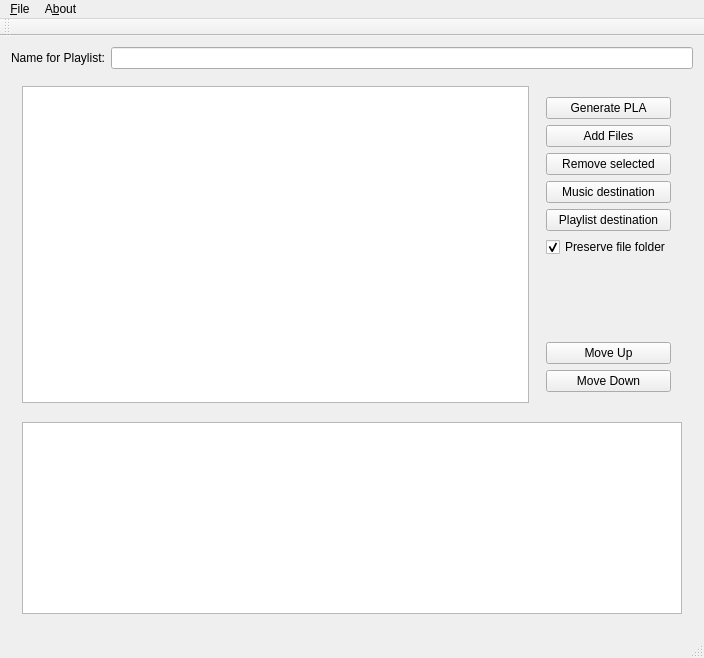
<?xml version="1.0" encoding="UTF-8"?>
<ui version="4.0">
 <class>IRiverPla</class>
 <widget class="QMainWindow" name="IRiverPla">
  <property name="geometry">
   <rect>
    <x>0</x>
    <y>0</y>
    <width>704</width>
    <height>658</height>
   </rect>
  </property>
  <property name="windowTitle">
   <string>IRiverPla</string>
  </property>
  <widget class="QWidget" name="centralWidget">
   <layout class="QVBoxLayout" name="verticalLayout_2">
    <item>
     <layout class="QHBoxLayout" name="horizontalLayout_2">
      <item>
       <widget class="QLabel" name="label">
        <property name="text">
         <string>Name for Playlist:</string>
        </property>
       </widget>
      </item>
      <item>
       <widget class="QLineEdit" name="edtPlaylistName"/>
      </item>
     </layout>
    </item>
    <item>
     <widget class="QSplitter" name="splitter_2">
      <property name="orientation">
       <enum>Qt::Vertical</enum>
      </property>
      <widget class="QWidget" name="layoutWidget">
       <layout class="QVBoxLayout" name="verticalLayout">
        <item>
         <layout class="QHBoxLayout" name="horizontalLayout">
          <item>
           <widget class="QListWidget" name="lstFiles">
            <property name="acceptDrops">
             <bool>true</bool>
            </property>
            <property name="dragEnabled">
             <bool>false</bool>
            </property>
            <property name="dragDropMode">
             <enum>QAbstractItemView::DropOnly</enum>
            </property>
            <property name="selectionMode">
             <enum>QAbstractItemView::ExtendedSelection</enum>
            </property>
            <property name="sortingEnabled">
             <bool>false</bool>
            </property>
           </widget>
          </item>
          <item>
           <widget class="QSplitter" name="splitter">
            <property name="orientation">
             <enum>Qt::Vertical</enum>
            </property>
            <widget class="QWidget" name="layoutWidget">
             <layout class="QGridLayout" name="gridLayout">
              <item row="8" column="0">
               <widget class="QPushButton" name="btnDown">
                <property name="layoutDirection">
                 <enum>Qt::LeftToRight</enum>
                </property>
                <property name="text">
                 <string>Move Down</string>
                </property>
                <property name="shortcut">
                 <string>Ctrl+Down</string>
                </property>
               </widget>
              </item>
              <item row="1" column="0">
               <widget class="QPushButton" name="btnAdd">
                <property name="text">
                 <string>Add Files</string>
                </property>
               </widget>
              </item>
              <item row="6" column="0">
               <spacer name="verticalSpacer">
                <property name="orientation">
                 <enum>Qt::Vertical</enum>
                </property>
                <property name="sizeHint" stdset="0">
                 <size>
                  <width>20</width>
                  <height>40</height>
                 </size>
                </property>
               </spacer>
              </item>
              <item row="0" column="0">
               <widget class="QPushButton" name="btnGenerate">
                <property name="text">
                 <string>Generate PLA</string>
                </property>
               </widget>
              </item>
              <item row="5" column="0">
               <widget class="QCheckBox" name="cbKeepFolder">
                <property name="toolTip">
                 <string>Preserve 1 folder level when copying music to 'Music destination'. If not checked then all music files are copied without folder level.</string>
                </property>
                <property name="text">
                 <string>Preserve file folder</string>
                </property>
                <property name="shortcut">
                 <string>Ctrl+A</string>
                </property>
                <property name="checked">
                 <bool>true</bool>
                </property>
               </widget>
              </item>
              <item row="3" column="0">
               <widget class="QPushButton" name="btnDestination">
                <property name="toolTip">
                 <string>Where you want to copy your music files</string>
                </property>
                <property name="text">
                 <string>Music destination</string>
                </property>
               </widget>
              </item>
              <item row="4" column="0">
               <widget class="QPushButton" name="btnPlaylistdestination">
                <property name="toolTip">
                 <string>Where you want the PLA playlist file to be copied</string>
                </property>
                <property name="text">
                 <string>Playlist destination</string>
                </property>
               </widget>
              </item>
              <item row="7" column="0">
               <widget class="QPushButton" name="btnUp">
                <property name="layoutDirection">
                 <enum>Qt::LeftToRight</enum>
                </property>
                <property name="text">
                 <string>Move Up</string>
                </property>
                <property name="shortcut">
                 <string>Ctrl+Up</string>
                </property>
               </widget>
              </item>
              <item row="2" column="0">
               <widget class="QPushButton" name="btnRemove">
                <property name="text">
                 <string>Remove selected</string>
                </property>
               </widget>
              </item>
             </layout>
            </widget>
           </widget>
          </item>
         </layout>
        </item>
        <item>
         <spacer name="verticalSpacer_2">
          <property name="orientation">
           <enum>Qt::Vertical</enum>
          </property>
          <property name="sizeType">
           <enum>QSizePolicy::Fixed</enum>
          </property>
          <property name="sizeHint" stdset="0">
           <size>
            <width>20</width>
            <height>13</height>
           </size>
          </property>
         </spacer>
        </item>
        <item>
         <widget class="QTextEdit" name="edtLog">
          <property name="sizePolicy">
           <sizepolicy hsizetype="Expanding" vsizetype="Fixed">
            <horstretch>0</horstretch>
            <verstretch>0</verstretch>
           </sizepolicy>
          </property>
          <property name="documentTitle">
           <string>PLA format</string>
          </property>
          <property name="readOnly">
           <bool>true</bool>
          </property>
         </widget>
        </item>
       </layout>
      </widget>
     </widget>
    </item>
   </layout>
  </widget>
  <widget class="QMenuBar" name="menuBar">
   <property name="geometry">
    <rect>
     <x>0</x>
     <y>0</y>
     <width>704</width>
     <height>20</height>
    </rect>
   </property>
   <widget class="QMenu" name="menu_File">
    <property name="title">
     <string>&amp;File</string>
    </property>
    <addaction name="action_Add_to_playlist"/>
    <addaction name="actionRemove"/>
    <addaction name="action_Destination"/>
    <addaction name="actionMusic_destination"/>
    <addaction name="actionGenerate"/>
    <addaction name="separator"/>
    <addaction name="action_Quit"/>
   </widget>
   <widget class="QMenu" name="menuA_bout">
    <property name="title">
     <string>A&amp;bout</string>
    </property>
    <addaction name="actionShow_Log"/>
    <addaction name="actionIriver_Plus"/>
   </widget>
   <addaction name="menu_File"/>
   <addaction name="menuA_bout"/>
  </widget>
  <widget class="QToolBar" name="mainToolBar">
   <attribute name="toolBarArea">
    <enum>TopToolBarArea</enum>
   </attribute>
   <attribute name="toolBarBreak">
    <bool>false</bool>
   </attribute>
  </widget>
  <widget class="QStatusBar" name="statusBar"/>
  <action name="action_Add_to_playlist">
   <property name="text">
    <string>Add to playlist</string>
   </property>
   <property name="shortcut">
    <string>Ctrl+F</string>
   </property>
  </action>
  <action name="action_Destination">
   <property name="text">
    <string>Playlist Destination</string>
   </property>
   <property name="shortcut">
    <string>Ctrl+P</string>
   </property>
  </action>
  <action name="action_Quit">
   <property name="text">
    <string>Quit</string>
   </property>
   <property name="shortcut">
    <string>Ctrl+Q</string>
   </property>
  </action>
  <action name="actionIriver_Plus">
   <property name="text">
    <string>iriver&amp;Plus</string>
   </property>
   <property name="shortcut">
    <string>Ctrl+I</string>
   </property>
  </action>
  <action name="actionShow_Log">
   <property name="text">
    <string>Show Log</string>
   </property>
   <property name="shortcut">
    <string>Ctrl+L</string>
   </property>
   <property name="softKeyRole">
    <enum>QAction::NoSoftKey</enum>
   </property>
  </action>
  <action name="actionGenerate">
   <property name="text">
    <string>Generate</string>
   </property>
   <property name="shortcut">
    <string>Ctrl+G</string>
   </property>
  </action>
  <action name="actionRemove">
   <property name="text">
    <string>Remove</string>
   </property>
   <property name="shortcut">
    <string>Del</string>
   </property>
  </action>
  <action name="actionMusic_destination">
   <property name="text">
    <string>Music destination</string>
   </property>
   <property name="shortcut">
    <string>Ctrl+M</string>
   </property>
  </action>
 </widget>
 <layoutdefault spacing="6" margin="11"/>
 <resources/>
 <connections>
  <connection>
   <sender>action_Quit</sender>
   <signal>triggered()</signal>
   <receiver>IRiverPla</receiver>
   <slot>close()</slot>
   <hints>
    <hint type="sourcelabel">
     <x>-1</x>
     <y>-1</y>
    </hint>
    <hint type="destinationlabel">
     <x>351</x>
     <y>328</y>
    </hint>
   </hints>
  </connection>
 </connections>
</ui>
